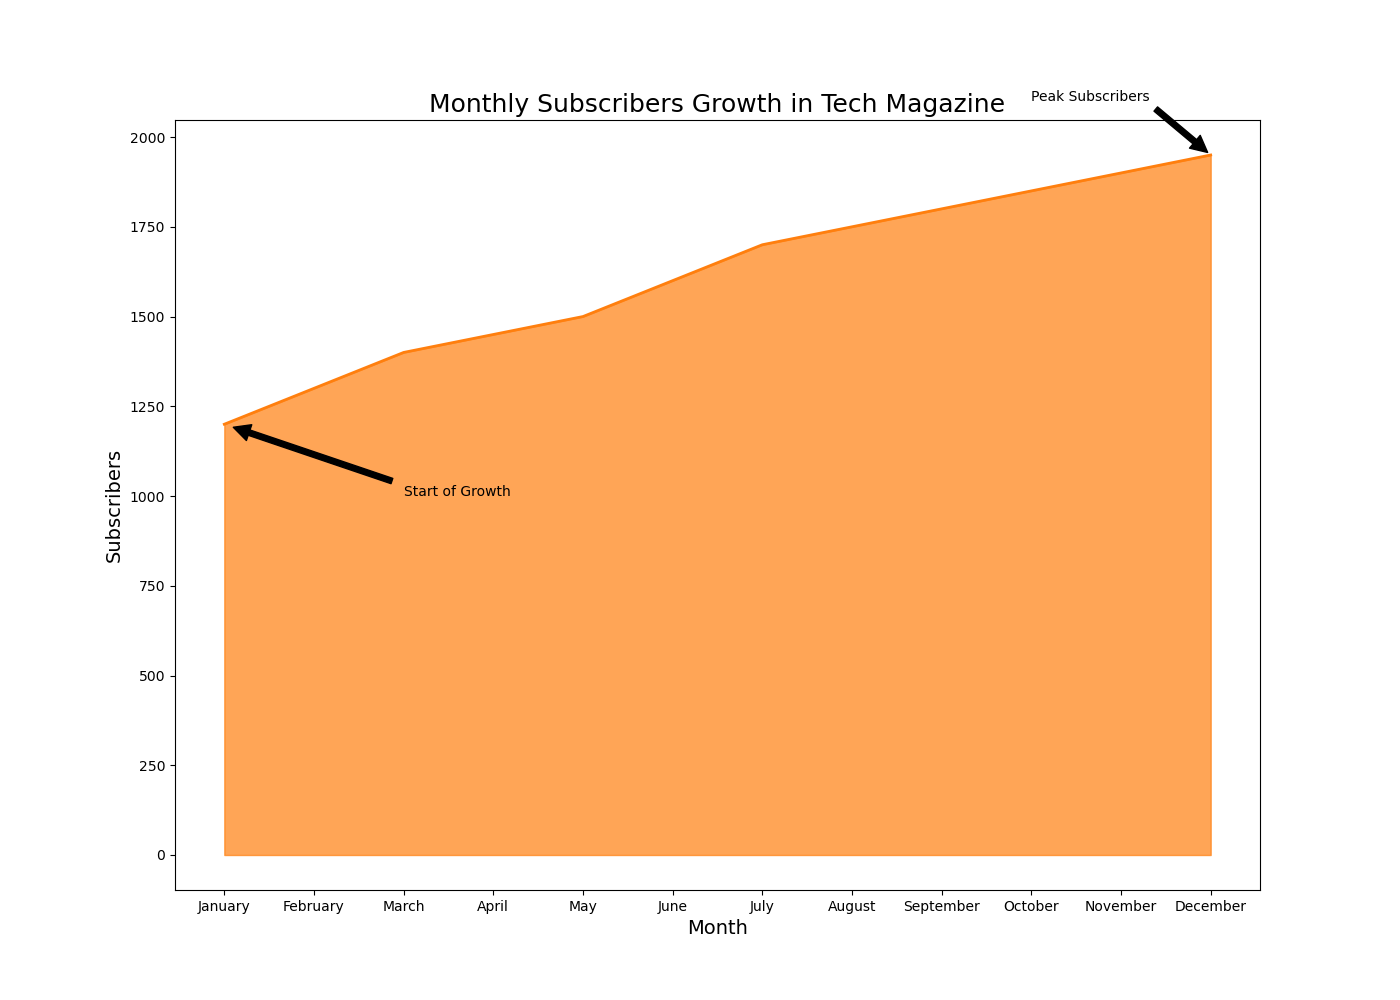

This chart was generated by the following Python code:

import matplotlib.pyplot as plt
import pandas as pd

# Data
data = {
    'Month': ['January', 'February', 'March', 'April', 'May', 'June', 
              'July', 'August', 'September', 'October', 'November', 'December'],
    'Subscribers': [1200, 1300, 1400, 1450, 1500, 1600, 1700, 1750, 1800, 1850, 1900, 1950]
}

# Create DataFrame
df = pd.DataFrame(data)

# Plot
plt.figure(figsize=(14, 10))
plt.fill_between(df['Month'], df['Subscribers'], color='#ff7f0e', alpha=0.7)
plt.plot(df['Month'], df['Subscribers'], color='#ff7f0e', linewidth=2)

# Annotations
plt.annotate('Peak Subscribers', xy=('December', 1950), xytext=('October', 2100),
             arrowprops=dict(facecolor='black', shrink=0.05))
plt.annotate('Start of Growth', xy=('January', 1200), xytext=('March', 1000),
             arrowprops=dict(facecolor='black', shrink=0.05))

# Titles and labels
plt.title('Monthly Subscribers Growth in Tech Magazine', fontsize=18)
plt.xlabel('Month', fontsize=14)
plt.ylabel('Subscribers', fontsize=14)

# Show plot
plt.show()
